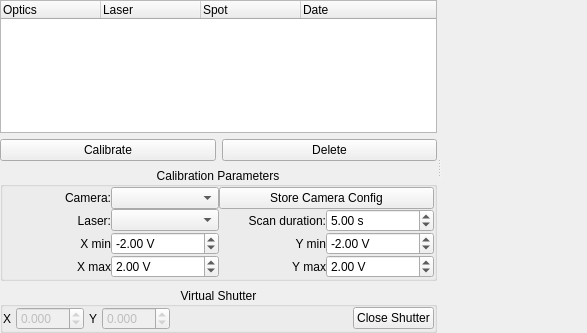
<?xml version="1.0" encoding="UTF-8"?>
<ui version="4.0">
 <class>Form</class>
 <widget class="QWidget" name="Form">
  <property name="geometry">
   <rect>
    <x>0</x>
    <y>0</y>
    <width>587</width>
    <height>333</height>
   </rect>
  </property>
  <property name="windowTitle">
   <string>Form</string>
  </property>
  <layout class="QGridLayout" name="gridLayout">
   <property name="margin">
    <number>0</number>
   </property>
   <property name="spacing">
    <number>0</number>
   </property>
   <item row="0" column="0">
    <widget class="QSplitter" name="splitter">
     <property name="orientation">
      <enum>Qt::Horizontal</enum>
     </property>
     <widget class="QWidget" name="layoutWidget">
      <layout class="QVBoxLayout" name="verticalLayout">
       <item>
        <widget class="QTreeWidget" name="calibrationList">
         <property name="rootIsDecorated">
          <bool>false</bool>
         </property>
         <property name="itemsExpandable">
          <bool>false</bool>
         </property>
         <attribute name="headerStretchLastSection">
          <bool>true</bool>
         </attribute>
         <column>
          <property name="text">
           <string>Optics</string>
          </property>
         </column>
         <column>
          <property name="text">
           <string>Laser</string>
          </property>
         </column>
         <column>
          <property name="text">
           <string>Spot</string>
          </property>
         </column>
         <column>
          <property name="text">
           <string>Date</string>
          </property>
         </column>
        </widget>
       </item>
       <item>
        <layout class="QHBoxLayout" name="horizontalLayout_2">
         <item>
          <widget class="QPushButton" name="calibrateBtn">
           <property name="text">
            <string>Calibrate</string>
           </property>
          </widget>
         </item>
         <item>
          <widget class="QPushButton" name="deleteBtn">
           <property name="text">
            <string>Delete</string>
           </property>
          </widget>
         </item>
        </layout>
       </item>
       <item>
        <widget class="QGroupBox" name="groupBox">
         <property name="title">
          <string>Calibration Parameters</string>
         </property>
         <property name="alignment">
          <set>Qt::AlignCenter</set>
         </property>
         <layout class="QGridLayout" name="gridLayout_3">
          <property name="margin">
           <number>0</number>
          </property>
          <property name="spacing">
           <number>0</number>
          </property>
          <item row="0" column="0">
           <layout class="QGridLayout" name="gridLayout_2">
            <property name="verticalSpacing">
             <number>0</number>
            </property>
            <item row="4" column="0">
             <widget class="QLabel" name="label">
              <property name="text">
               <string>X min</string>
              </property>
              <property name="alignment">
               <set>Qt::AlignRight|Qt::AlignTrailing|Qt::AlignVCenter</set>
              </property>
             </widget>
            </item>
            <item row="5" column="0">
             <widget class="QLabel" name="label_4">
              <property name="text">
               <string>X max</string>
              </property>
              <property name="alignment">
               <set>Qt::AlignRight|Qt::AlignTrailing|Qt::AlignVCenter</set>
              </property>
             </widget>
            </item>
            <item row="4" column="2">
             <widget class="QLabel" name="label_5">
              <property name="text">
               <string>Y min</string>
              </property>
              <property name="alignment">
               <set>Qt::AlignRight|Qt::AlignTrailing|Qt::AlignVCenter</set>
              </property>
             </widget>
            </item>
            <item row="5" column="2">
             <widget class="QLabel" name="label_6">
              <property name="text">
               <string>Y max</string>
              </property>
              <property name="alignment">
               <set>Qt::AlignRight|Qt::AlignTrailing|Qt::AlignVCenter</set>
              </property>
             </widget>
            </item>
            <item row="5" column="3">
             <widget class="QDoubleSpinBox" name="yMaxSpin">
              <property name="suffix">
               <string> V</string>
              </property>
              <property name="minimum">
               <double>-10.000000000000000</double>
              </property>
              <property name="maximum">
               <double>10.000000000000000</double>
              </property>
              <property name="singleStep">
               <double>0.100000000000000</double>
              </property>
              <property name="value">
               <double>2.000000000000000</double>
              </property>
             </widget>
            </item>
            <item row="2" column="3">
             <widget class="QDoubleSpinBox" name="scanDurationSpin">
              <property name="suffix">
               <string> s</string>
              </property>
              <property name="minimum">
               <double>0.010000000000000</double>
              </property>
              <property name="maximum">
               <double>100.000000000000000</double>
              </property>
              <property name="value">
               <double>5.000000000000000</double>
              </property>
             </widget>
            </item>
            <item row="4" column="1">
             <widget class="QDoubleSpinBox" name="xMinSpin">
              <property name="suffix">
               <string> V</string>
              </property>
              <property name="minimum">
               <double>-10.000000000000000</double>
              </property>
              <property name="maximum">
               <double>10.000000000000000</double>
              </property>
              <property name="singleStep">
               <double>0.100000000000000</double>
              </property>
              <property name="value">
               <double>-2.000000000000000</double>
              </property>
             </widget>
            </item>
            <item row="2" column="2">
             <widget class="QLabel" name="scanLabel">
              <property name="text">
               <string>Scan duration:</string>
              </property>
              <property name="alignment">
               <set>Qt::AlignRight|Qt::AlignTrailing|Qt::AlignVCenter</set>
              </property>
             </widget>
            </item>
            <item row="1" column="0">
             <widget class="QLabel" name="label_2">
              <property name="text">
               <string>Camera:</string>
              </property>
              <property name="alignment">
               <set>Qt::AlignRight|Qt::AlignTrailing|Qt::AlignVCenter</set>
              </property>
             </widget>
            </item>
            <item row="1" column="1">
             <widget class="InterfaceCombo" name="cameraCombo"/>
            </item>
            <item row="2" column="0">
             <widget class="QLabel" name="label_3">
              <property name="text">
               <string>Laser:</string>
              </property>
              <property name="alignment">
               <set>Qt::AlignRight|Qt::AlignTrailing|Qt::AlignVCenter</set>
              </property>
             </widget>
            </item>
            <item row="2" column="1">
             <widget class="InterfaceCombo" name="laserCombo"/>
            </item>
            <item row="1" column="2" colspan="2">
             <widget class="QPushButton" name="storeCamConfBtn">
              <property name="toolTip">
               <string>Remember the current camera configuration (including exposure time, ROI, etc) to use whenever calibrating against this camera.</string>
              </property>
              <property name="text">
               <string>Store Camera Config</string>
              </property>
             </widget>
            </item>
            <item row="3" column="1">
             <spacer name="verticalSpacer">
              <property name="orientation">
               <enum>Qt::Vertical</enum>
              </property>
              <property name="sizeType">
               <enum>QSizePolicy::Preferred</enum>
              </property>
              <property name="sizeHint" stdset="0">
               <size>
                <width>20</width>
                <height>10</height>
               </size>
              </property>
             </spacer>
            </item>
            <item row="4" column="3">
             <widget class="QDoubleSpinBox" name="yMinSpin">
              <property name="suffix">
               <string> V</string>
              </property>
              <property name="minimum">
               <double>-10.000000000000000</double>
              </property>
              <property name="maximum">
               <double>10.000000000000000</double>
              </property>
              <property name="singleStep">
               <double>0.100000000000000</double>
              </property>
              <property name="value">
               <double>-2.000000000000000</double>
              </property>
             </widget>
            </item>
            <item row="5" column="1">
             <widget class="QDoubleSpinBox" name="xMaxSpin">
              <property name="suffix">
               <string> V</string>
              </property>
              <property name="minimum">
               <double>-10.000000000000000</double>
              </property>
              <property name="maximum">
               <double>10.000000000000000</double>
              </property>
              <property name="singleStep">
               <double>0.100000000000000</double>
              </property>
              <property name="value">
               <double>2.000000000000000</double>
              </property>
             </widget>
            </item>
           </layout>
          </item>
         </layout>
        </widget>
       </item>
       <item>
        <widget class="QGroupBox" name="shutterGroup">
         <property name="title">
          <string>Virtual Shutter</string>
         </property>
         <property name="alignment">
          <set>Qt::AlignCenter</set>
         </property>
         <layout class="QGridLayout" name="gridLayout_4">
          <property name="horizontalSpacing">
           <number>5</number>
          </property>
          <property name="verticalSpacing">
           <number>0</number>
          </property>
          <property name="margin">
           <number>0</number>
          </property>
          <item row="0" column="5">
           <widget class="QPushButton" name="shutterBtn">
            <property name="text">
             <string>Close Shutter</string>
            </property>
           </widget>
          </item>
          <item row="0" column="0">
           <widget class="QLabel" name="label_7">
            <property name="text">
             <string>X</string>
            </property>
           </widget>
          </item>
          <item row="0" column="1">
           <widget class="QDoubleSpinBox" name="shutterXSpin">
            <property name="enabled">
             <bool>false</bool>
            </property>
            <property name="decimals">
             <number>3</number>
            </property>
            <property name="minimum">
             <double>-10.000000000000000</double>
            </property>
            <property name="maximum">
             <double>10.000000000000000</double>
            </property>
           </widget>
          </item>
          <item row="0" column="2">
           <widget class="QLabel" name="label_8">
            <property name="text">
             <string>Y</string>
            </property>
           </widget>
          </item>
          <item row="0" column="3">
           <widget class="QDoubleSpinBox" name="shutterYSpin">
            <property name="enabled">
             <bool>false</bool>
            </property>
            <property name="decimals">
             <number>3</number>
            </property>
            <property name="minimum">
             <double>-10.000000000000000</double>
            </property>
            <property name="maximum">
             <double>10.000000000000000</double>
            </property>
           </widget>
          </item>
          <item row="0" column="4">
           <spacer name="horizontalSpacer">
            <property name="orientation">
             <enum>Qt::Horizontal</enum>
            </property>
            <property name="sizeHint" stdset="0">
             <size>
              <width>40</width>
              <height>20</height>
             </size>
            </property>
           </spacer>
          </item>
         </layout>
        </widget>
       </item>
      </layout>
     </widget>
     <widget class="ImageView" name="view" native="true"/>
    </widget>
   </item>
  </layout>
 </widget>
 <customwidgets>
  <customwidget>
   <class>ImageView</class>
   <extends>QWidget</extends>
   <header>acq4.pyqtgraph</header>
   <container>1</container>
  </customwidget>
  <customwidget>
   <class>InterfaceCombo</class>
   <extends>QComboBox</extends>
   <header>acq4.util.InterfaceCombo</header>
  </customwidget>
 </customwidgets>
 <resources/>
 <connections/>
</ui>
